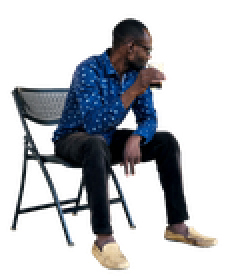
#> input picture fg/fg_001.png, 115 x 140 px, found by its file name (shown 2 times larger); its folder holds only this picture in this run
$ python mask.py
#> lines starting #> are read from the running program, lines starting #| are printed output that depends on the picture
import os
from PIL import Image
from PIL.ImageColor import getcolor, getrgb
from PIL.ImageOps import grayscale

base_folder = os.path.join("C:\\", "Anurag", "Personal", "ML", "EVA", "github", "fg_bg_dataset")

def image_tint(src, tint=None):
    src1 = Image.open(src)
#> src1 is the input picture: PIL image 115x140 RGBA; mean R, G, B, A 18.3, 20.6, 25.1, 78

    src = src1.convert('RGBA')
    if src.mode not in ['RGB', 'RGBA']:
        raise TypeError('Unsupported source image mode: {}'.format(src.mode))
    src.load()

    tr, tg, tb = 255, 255, 255
    if tint:
      tl = getcolor(tint, "L")  # tint color's overall luminosity
    else:
      tl = 1
    if not tl: tl = 1  # avoid division by zero
    tl = float(tl)  # compute luminosity preserving tint factors
    sr, sg, sb = map(lambda tv: tv/tl, (tr, tg, tb))  # per component adjustments

    # create look-up tables to map luminosity to adjusted tint
    # (using floating-point math only to compute table)
    luts = (list(map(lambda lr: int(lr*sr + 0.5), range(256))) +
            list(map(lambda lg: int(lg*sg + 0.5), range(256))) +
            list(map(lambda lb: int(lb*sb + 0.5), range(256))))

    l = grayscale(src)  # 8-bit luminosity version of whole image
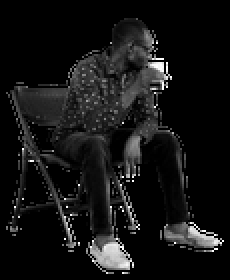
#> l: PIL image 115x140 L (shown 2 times larger); min 0, max 255, mean 20.4
    if Image.getmodebands(src.mode) < 4:
        merge_args = (src.mode, (l, l, l))  # for RGB verion of grayscale
    else:  # include copy of src image's alpha layer
        a = Image.new("L", src.size)
#> a: PIL image 115x140 L; every value is 0
        a.putdata(src.getdata(3))
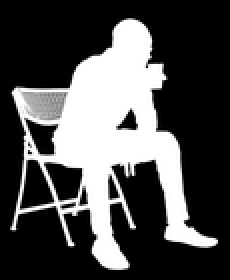
#> a: PIL image 115x140 L (shown 2 times larger); min 0, max 255, mean 78
        merge_args = (src.mode, (l, l, l, a))  # for RGBA verion of grayscale
        luts += range(256)  # for 1:1 mapping of copied alpha values

    return Image.merge(*merge_args).point(luts)
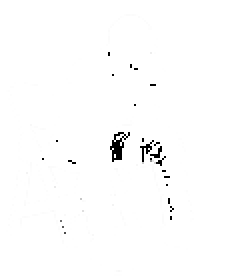
#> returned value: PIL image 115x140 RGBA (shown 2 times larger); mean R, G, B, A 93.4, 93.4, 93.4, 78; transparent parts drawn white

if __name__ == '__main__':

    fg_img_folder = os.path.join(base_folder, "fg")
    fg_mask_folder = os.path.join(base_folder, "fg_mask")

    for count, filename in enumerate(os.listdir(fg_img_folder)):
        input_image_path = os.path.join(fg_img_folder, filename)
        print ('masking "{} image: {}"'.format(count, input_image_path))

        temp_mask_file = os.path.join(fg_mask_folder, "temp_mask_" + filename)
        black_image_file = os.path.join(fg_mask_folder, "black_" + filename)
        mask_file_name = os.path.join(fg_mask_folder, "mask_" + filename)

        result = image_tint(input_image_path)
        result.save(temp_mask_file)
        image_size = result.size
#> image_size = (115, 140)
        result.close()

        # Create Black Image
        black_image = Image.new('RGB', (image_size))
#> black_image: PIL image 115x140 RGB; every value is 0
        black_image.save(black_image_file, "PNG")
        black_image.close()

        temp_mask_image = Image.open(temp_mask_file)
        black_image = Image.open(black_image_file)

        # Creating New image - adding black image then original image as mask
        mask_image = Image.new('RGBA', (image_size), (0, 0, 0, 0))
#> mask_image: PIL image 115x140 RGBA; every value is 0
        mask_image.paste(black_image, (0,0))
        mask_image.paste(temp_mask_image, (0,0), mask=temp_mask_image)
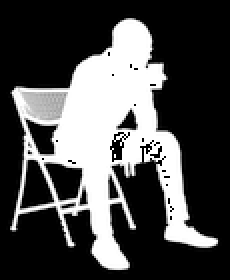
#> mask_image: PIL image 115x140 RGBA (shown 2 times larger); mean R, G, B, A 75.6, 75.6, 75.6, 251; transparent parts drawn white
        mask_image.save(mask_file_name, format="png")
        mask_image.close()

        temp_mask_image.close()
        black_image.close()

        os.remove(temp_mask_file)
        os.remove(black_image_file)
    print ('done')

$ run again, on fg/fg_005.png
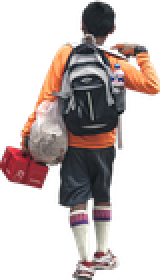
#> input picture fg/fg_005.png, 80 x 140 px, found by its file name (shown 2 times larger)
#> in image_tint, src1 is the input picture: PIL image 80x140 RGBA; mean R, G, B, A 58.7, 46.8, 44.2, 103.5
#> in image_tint, `l = grayscale(src)`:
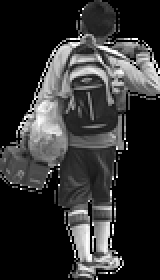
#> l: PIL image 80x140 L (shown 2 times larger); min 0, max 255, mean 50.1
#> black_image: PIL image 80x140 RGB; every value is 0
#> `mask_image.paste(temp_mask_image, (0,0), mask=temp_mask_image)`:
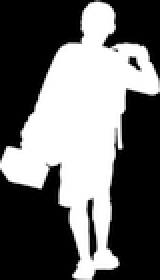
#> mask_image: PIL image 80x140 RGBA (shown 2 times larger); mean R, G, B, A 103.5, 103.5, 103.5, 252.4; transparent parts drawn white

$ run again, on fg/fg_006.png
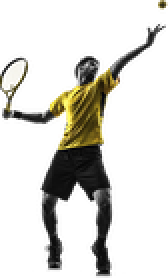
#> input picture fg/fg_006.png, 84 x 140 px, found by its file name (shown 2 times larger)
#> in image_tint, src1 is the input picture: PIL image 84x140 RGBA; mean R, G, B, A 212.1, 211, 205.6, 101.1
#> in image_tint, `a.putdata(src.getdata(3))`:
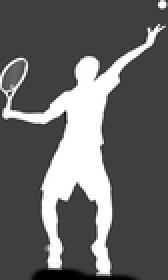
#> a: PIL image 84x140 L (shown 2 times larger); min 0, max 255, mean 101.1
#> black_image: PIL image 84x140 RGB; every value is 0
#> `mask_image.paste(temp_mask_image, (0,0), mask=temp_mask_image)`:
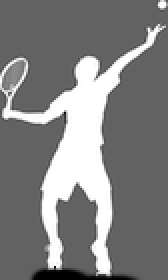
#> mask_image: PIL image 84x140 RGBA (shown 2 times larger); mean R, G, B, A 101, 101, 101, 216.8; transparent parts drawn white

$ run again, on fg/fg_007.png
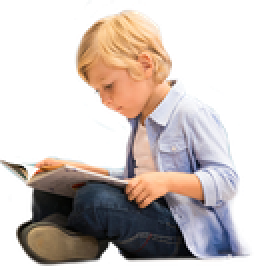
#> input picture fg/fg_007.png, 127 x 140 px, found by its file name (shown 2 times larger)
#> in image_tint, src1 is the input picture: PIL image 127x140 RGBA; mean R, G, B, A 81.2, 71.9, 67.7, 121.2
#> in image_tint, `l = grayscale(src)`:
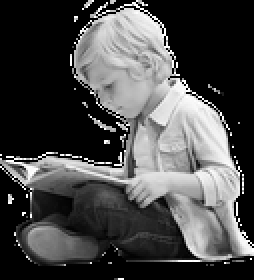
#> l: PIL image 127x140 L (shown 2 times larger); min 0, max 255, mean 74.2
#> black_image: PIL image 127x140 RGB; every value is 0
#> `mask_image.paste(temp_mask_image, (0,0), mask=temp_mask_image)`:
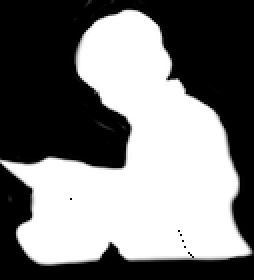
#> mask_image: PIL image 127x140 RGBA (shown 2 times larger); mean R, G, B, A 121, 121, 121, 252.9; transparent parts drawn white

$ run again, on fg/fg_002.png
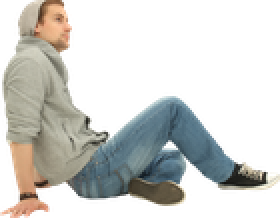
#> input picture fg/fg_002.png, 140 x 109 px, found by its file name (shown 2 times larger)
#> in image_tint, src1 is the input picture: PIL image 140x109 RGBA; mean R, G, B, A 61.4, 61.6, 57.5, 99.4
#> in image_tint, `a.putdata(src.getdata(3))`:
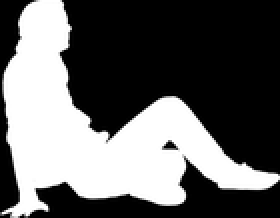
#> a: PIL image 140x109 L (shown 2 times larger); min 0, max 255, mean 99.4
#> black_image: PIL image 140x109 RGB; every value is 0
